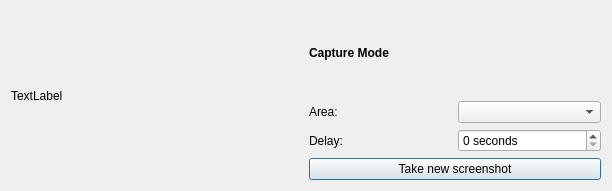
<?xml version="1.0" encoding="UTF-8"?>
<ui version="4.0">
 <class>CaptureLauncher</class>
 <widget class="QDialog" name="CaptureLauncher">
  <property name="geometry">
   <rect>
    <x>0</x>
    <y>0</y>
    <width>612</width>
    <height>191</height>
   </rect>
  </property>
  <property name="windowTitle">
   <string>Capture Launcher</string>
  </property>
  <layout class="QHBoxLayout" name="horizontalLayout_4">
   <item>
    <layout class="QHBoxLayout" name="horizontalLayout_3">
     <item>
      <widget class="ImageLabel" name="imagePreview">
       <property name="text">
        <string>TextLabel</string>
       </property>
      </widget>
     </item>
    </layout>
   </item>
   <item>
    <layout class="QVBoxLayout" name="verticalLayout_2">
     <item>
      <widget class="QLabel" name="modeLabel">
       <property name="font">
        <font>
         <bold>true</bold>
        </font>
       </property>
       <property name="text">
        <string>Capture Mode</string>
       </property>
       <property name="alignment">
        <set>Qt::AlignLeading|Qt::AlignLeft|Qt::AlignVCenter</set>
       </property>
       <property name="margin">
        <number>-1</number>
       </property>
      </widget>
     </item>
     <item>
      <layout class="QGridLayout" name="gridLayout_3">
       <item row="1" column="0">
        <widget class="QLabel" name="areaLabel">
         <property name="text">
          <string>Area:</string>
         </property>
        </widget>
       </item>
       <item row="3" column="0">
        <widget class="QLabel" name="delayLabel">
         <property name="text">
          <string>Delay:</string>
         </property>
        </widget>
       </item>
       <item row="1" column="1">
        <widget class="QComboBox" name="captureType">
         <property name="currentText">
          <string/>
         </property>
        </widget>
       </item>
       <item row="3" column="1">
        <widget class="QSpinBox" name="delayTime">
         <property name="suffix">
          <string> seconds</string>
         </property>
         <property name="minimum">
          <number>0</number>
         </property>
         <property name="maximum">
          <number>999</number>
         </property>
        </widget>
       </item>
      </layout>
     </item>
     <item>
      <widget class="QPushButton" name="launchButton">
       <property name="text">
        <string>Take new screenshot</string>
       </property>
      </widget>
     </item>
    </layout>
   </item>
  </layout>
 </widget>
 <customwidgets>
  <customwidget>
   <class>ImageLabel</class>
   <extends>QLabel</extends>
   <header>imagelabel.h</header>
  </customwidget>
 </customwidgets>
 <resources/>
 <connections/>
</ui>
